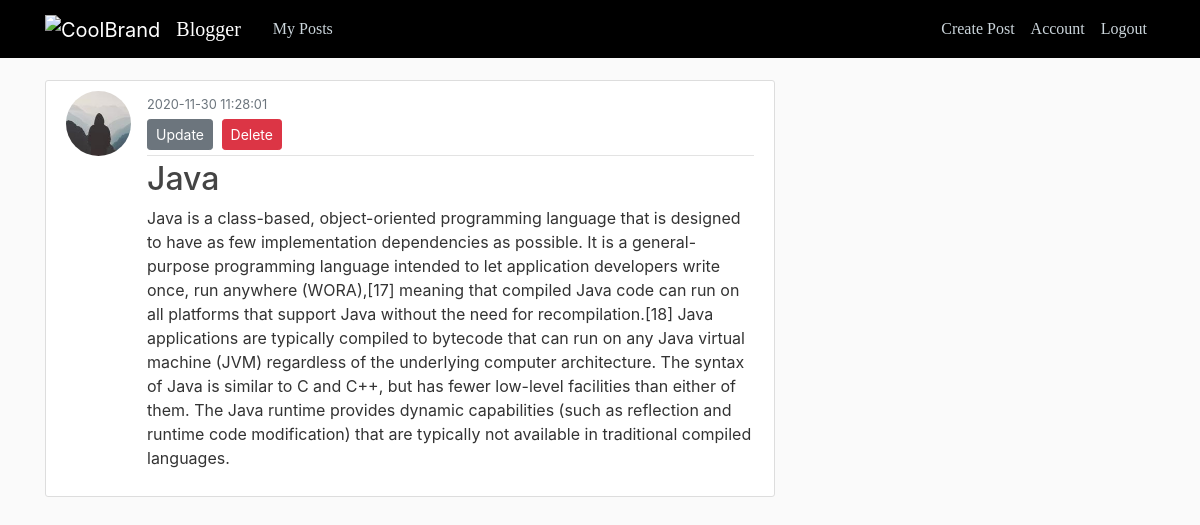
Page /posts/detail/10 (signed in) on the committed database.
### tables this page shows
CREATE TABLE users (
id integer primary key AUTOINCREMENT,
username char(50),
email char(50),
password char(50),
image_file char(100), instagram text, avatar varchar(50), twitter text, quora text);

CREATE TABLE "posts" (
	"id"	INTEGER,
	"title"	text NOT NULL,
	"created_at"	datetime,
	"content"	text NOT NULL,
	"user_id"	integer NOT NULL,
	"video"	text NOT NULL,
	"like"	INTEGER NOT NULL DEFAULT 0,
	"photo1"	VARCHAR(50),
	"unlike"	INTEGER NOT NULL DEFAULT 0,
	PRIMARY KEY("id" AUTOINCREMENT)
);

### app/posts/view.py (the view)
class PostDetail(MethodView):
	def get(self,post_id):
		user_id = request.cookies.get('userId')
		user_data = UserController().get_user_detail(user_id)
		details = PostController().get_detail(post_id)
		details.update({'id': str(details.get('id'))})
		return render_template('/posts/detail.html',post=details,user_data=user_data,user_id=user_id)

### app/connections.py (called while the page is built)
    @staticmethod
    def dict_factory(cursor, row):
        d = dict()
        for idx, col in enumerate(cursor.description):
            d[col[0]] = row[idx]
        return d

    def query_db_one(self, query):
        self.cursor.execute(query)
        rows = self.cursor.fetchall()
        return rows[0] if rows else dict()

### app/posts/controllers.py (called while the page is built)
	def get_detail(self,post_id):
		query = '''select * from posts where id = "{}"'''.format(post_id)
		return self.db_conn.query_db_one(query)

### app/users/controllers.py (called while the page is built)
	def get_user_detail(self,user_id):
		query = '''select * from users where id = "{}"'''.format(user_id)
		return self.db_conn.query_db_one(query)

### app/templates/posts/detail.html (shortened to what this page needs)
{% extends "layout.html" %}
{% block content %}
  <article class="media content-section">
    {% if user_data.avatar %}
    <img class="rounded-circle article-img" src="{{ url_for('static', filename='profile/'+user_data.avatar) }}">
    {% else %}
    <img class="rounded-circle article-img" src="{{ url_for('static', filename='profile/'+'default.jpg') }}">
    {% endif %}
    <div class="media-body">
      <div class="article-metadata">
        <small class="text-muted">{{ post.created_at }}</small>
          <div>
            <a class="btn btn-secondary btn-sm mt-1 mb-1" href="{{ url_for('bp.update_post', post_id=post.id) }}">Update</a>
            <button type="button" class="btn btn-danger btn-sm m-1" data-toggle="modal" data-target="#deleteModal">Delete</button>
          </div>
      </div>
      <h2 class="article-title">{{ post.title }}</h2>
      <p class="article-content">{{ post.content }}</p>
    </div>
  </article>
{% endblock content %}

### app/static/main.css (style rules this page uses)
body { background: #fafafa; color: #333333; margin-top: 5rem; }
h1, h2, h3, h4, h5, h6 { color: #444444; }
.content-section { background: #ffffff; padding: 10px 20px; border: 1px solid #dddddd; border-radius: 3px; margin-bottom: 20px; }
.article-title { color: #444444; }
.article-content { white-space: pre-line; }
.article-img { height: 65px; width: 65px; margin-right: 16px; }
.article-metadata { padding-bottom: 1px; margin-bottom: 4px; border-bottom: 1px solid #e3e3e3 }
img { vertical-align: middle; }

### rows in the picture
users: avatar (picture)
posts: created_at "2020-11-30 11:28:01", title "Java", content "Java is a class-based, object-oriented programming language that is designed to have as few implementation dependencies as possible. It is a general-purpose programming language intended to let application developers write once, run anywhere (WORA),[17] meaning that compiled Java code can run on all platforms that support Java without the need for recompilation.[18] Java applications are typically compiled to bytecode that can run on any Java virtual machine (JVM) regardless of the underlying computer architecture. The syntax of Java is similar to C and C++, but has fewer low-level facilities than either of them. The Java runtime provides dynamic capabilities (such as reflection and runtime…"
